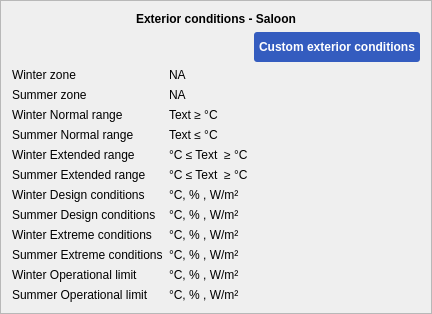
                                     <widget class="QFrame" name="frameExteriorConditionsSaloon">
                                      <property name="minimumSize">
                                       <size>
                                        <width>0</width>
                                        <height>0</height>
                                       </size>
                                      </property>
                                      <property name="frameShape">
                                       <enum>QFrame::StyledPanel</enum>
                                      </property>
                                      <property name="frameShadow">
                                       <enum>QFrame::Raised</enum>
                                      </property>
                                      <layout class="QGridLayout" name="gridLayout_9">
                                       <item row="15" column="0">
                                        <widget class="QLabel" name="label_52">
                                         <property name="text">
                                          <string>Winter Operational limit </string>
                                         </property>
                                        </widget>
                                       </item>
                                       <item row="10" column="0">
                                        <widget class="QLabel" name="label_54">
                                         <property name="text">
                                          <string>Summer Extended range</string>
                                         </property>
                                        </widget>
                                       </item>
                                       <item row="5" column="0">
                                        <widget class="QLabel" name="label_55">
                                         <property name="text">
                                          <string>Winter zone</string>
                                         </property>
                                        </widget>
                                       </item>
                                       <item row="16" column="0">
                                        <widget class="QLabel" name="label_56">
                                         <property name="text">
                                          <string>Summer Operational limit</string>
                                         </property>
                                        </widget>
                                       </item>
                                       <item row="13" column="0">
                                        <widget class="QLabel" name="label_57">
                                         <property name="text">
                                          <string>Winter Extreme conditions </string>
                                         </property>
                                        </widget>
                                       </item>
                                       <item row="8" column="0">
                                        <widget class="QLabel" name="label_58">
                                         <property name="text">
                                          <string>Summer Normal range </string>
                                         </property>
                                        </widget>
                                       </item>
                                       <item row="14" column="0">
                                        <widget class="QLabel" name="label_59">
                                         <property name="text">
                                          <string>Summer Extreme conditions</string>
                                         </property>
                                        </widget>
                                       </item>
                                       <item row="11" column="0">
                                        <widget class="QLabel" name="label_60">
                                         <property name="text">
                                          <string>Winter Design conditions </string>
                                         </property>
                                        </widget>
                                       </item>
                                       <item row="12" column="0">
                                        <widget class="QLabel" name="label_61">
                                         <property name="text">
                                          <string>Summer Design conditions</string>
                                         </property>
                                        </widget>
                                       </item>
                                       <item row="9" column="0">
                                        <widget class="QLabel" name="label_62">
                                         <property name="text">
                                          <string>Winter Extended range</string>
                                         </property>
                                        </widget>
                                       </item>
                                       <item row="7" column="0">
                                        <widget class="QLabel" name="label_63">
                                         <property name="text">
                                          <string>Winter Normal range</string>
                                         </property>
                                        </widget>
                                       </item>
                                       <item row="6" column="0">
                                        <widget class="QLabel" name="label_64">
                                         <property name="text">
                                          <string>Summer zone</string>
                                         </property>
                                        </widget>
                                       </item>
                                       <item row="5" column="1">
                                        <widget class="QLabel" name="lblWinterZoneSaloon">
                                         <property name="text">
                                          <string>NA</string>
                                         </property>
                                        </widget>
                                       </item>
                                       <item row="6" column="1">
                                        <widget class="QLabel" name="lblSummerZoneSaloon">
                                         <property name="text">
                                          <string>NA</string>
                                         </property>
                                        </widget>
                                       </item>
                                       <item row="5" column="2">
                                        <widget class="QLabel" name="label_67">
                                         <property name="text">
                                          <string/>
                                         </property>
                                        </widget>
                                       </item>
                                       <item row="4" column="2">
                                        <widget class="QPushButton" name="btnCustomExteriorSaloon">
                                         <property name="minimumSize">
                                          <size>
                                           <width>0</width>
                                           <height>30</height>
                                          </size>
                                         </property>
                                         <property name="styleSheet">
                                          <string notr="true">QPushButton
{
background-color:#345CBF;
color:white;
border-radius:3px;
font: 12pt &quot;Calibri&quot;;
font-weight:bold;
color:white;
padding:5px;

}
QPushButton:hover
{
background-color:#1159A8;
}</string>
                                         </property>
                                         <property name="text">
                                          <string>Custom exterior conditions</string>
                                         </property>
                                        </widget>
                                       </item>
                                       <item row="7" column="1">
                                        <widget class="QLabel" name="lblWinterNormalSaloon">
                                         <property name="text">
                                          <string>Text ≥ °C</string>
                                         </property>
                                        </widget>
                                       </item>
                                       <item row="8" column="1">
                                        <widget class="QLabel" name="lblSummerNormalSaloon">
                                         <property name="text">
                                          <string>Text ≤ °C</string>
                                         </property>
                                        </widget>
                                       </item>
                                       <item row="9" column="1">
                                        <widget class="QLabel" name="lblWinterExtendedSaloon">
                                         <property name="text">
                                          <string>°C ≤ Text  ≥ °C</string>
                                         </property>
                                        </widget>
                                       </item>
                                       <item row="10" column="1">
                                        <widget class="QLabel" name="lblSummerExtendedSaloon">
                                         <property name="text">
                                          <string>°C ≤ Text  ≥ °C</string>
                                         </property>
                                        </widget>
                                       </item>
                                       <item row="11" column="1">
                                        <widget class="QLabel" name="lblWinterDesignSaloon">
                                         <property name="text">
                                          <string>°C, % , W/m²</string>
                                         </property>
                                        </widget>
                                       </item>
                                       <item row="12" column="1">
                                        <widget class="QLabel" name="lblSummerDesignSaloon">
                                         <property name="text">
                                          <string>°C, % , W/m²</string>
                                         </property>
                                        </widget>
                                       </item>
                                       <item row="13" column="1">
                                        <widget class="QLabel" name="lblWinterExtremeSaloon">
                                         <property name="text">
                                          <string>°C, % , W/m²</string>
                                         </property>
                                        </widget>
                                       </item>
                                       <item row="14" column="1">
                                        <widget class="QLabel" name="lblSummerExtremeSaloon">
                                         <property name="text">
                                          <string>°C, % , W/m²</string>
                                         </property>
                                        </widget>
                                       </item>
                                       <item row="15" column="1">
                                        <widget class="QLabel" name="lblWinterOperationalSaloon">
                                         <property name="text">
                                          <string>°C, % , W/m²</string>
                                         </property>
                                        </widget>
                                       </item>
                                       <item row="16" column="1">
                                        <widget class="QLabel" name="lblSummerOperationalSaloon">
                                         <property name="text">
                                          <string>°C, % , W/m²</string>
                                         </property>
                                        </widget>
                                       </item>
                                       <item row="0" column="0" rowspan="2" colspan="3">
                                        <widget class="QLabel" name="label_53">
                                         <property name="styleSheet">
                                          <string notr="true">font: 15pt &quot;Calibri&quot;;
font-weight:bold;</string>
                                         </property>
                                         <property name="text">
                                          <string>Exterior conditions - Saloon</string>
                                         </property>
                                         <property name="alignment">
                                          <set>Qt::AlignCenter</set>
                                         </property>
                                        </widget>
                                       </item>
                                      </layout>
                                     </widget>
